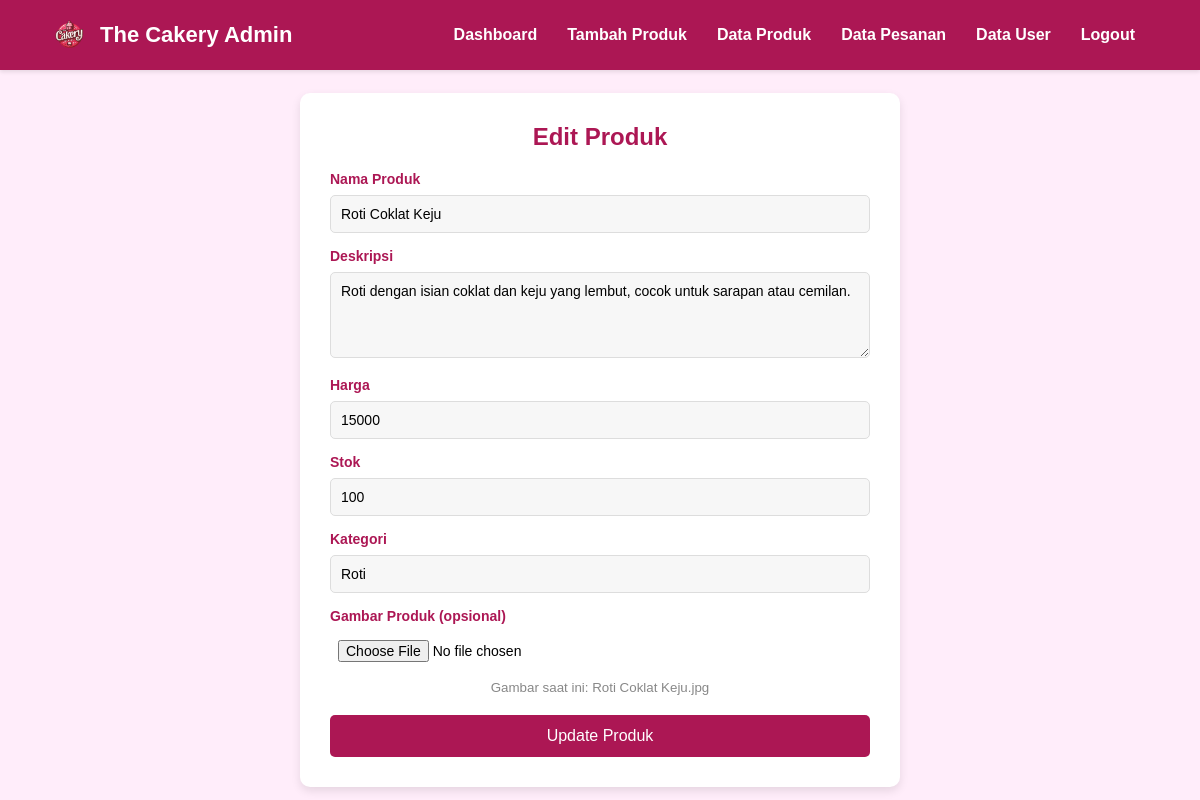
The page /admin/edit_produk.php?id=1 on the database its author committed.
### tables this page shows
CREATE TABLE `tb_produk` (
  `id` int(11) NOT NULL,
  `nama_produk` varchar(255) NOT NULL,
  `deskripsi` text NOT NULL,
  `harga` decimal(10,0) NOT NULL,
  `stok` int(11) NOT NULL,
  `gambar` varchar(255) NOT NULL,
  `kategori` varchar(100) NOT NULL,
  `crated_at` timestamp(6) NOT NULL DEFAULT current_timestamp(6) ON UPDATE current_timestamp(6)
);

### admin/edit_produk.php (the view, shortened to what this page needs)
<?php
include 'koneksi.php';
$id_produk = $_GET['id'];
$query = mysqli_query($koneksi, "SELECT * FROM tb_produk WHERE id = '$id_produk'");
$produk = mysqli_fetch_assoc($query);
?>
<!DOCTYPE html>
<html lang="id">
<head>
</head>
<body>
<?php include 'navmenu.php'; ?>
<div class="form-container">
    <h2>Edit Produk</h2>
    <form action="" method="POST" enctype="multipart/form-data">
        <label for="nama_produk">Nama Produk</label>
        <input type="text" name="nama_produk" id="nama_produk" value="<?php echo htmlspecialchars($produk['nama_produk']); ?>" required>
        <label for="deskripsi">Deskripsi</label>
        <textarea name="deskripsi" id="deskripsi" rows="4" required><?php echo htmlspecialchars($produk['deskripsi']); ?></textarea>
        <label for="harga">Harga</label>
        <input type="number" name="harga" id="harga" value="<?php echo $produk['harga']; ?>" required>
        <label for="stok">Stok</label>
        <input type="number" name="stok" id="stok" value="<?php echo $produk['stok']; ?>" required>
        <label for="kategori">Kategori</label>
        <input type="text" name="kategori" id="kategori" value="<?php echo htmlspecialchars($produk['kategori']); ?>" required>
        <label for="gambar">Gambar Produk (opsional)</label>
        <input type="file" name="gambar" id="gambar">
        <br><small>Gambar saat ini: <?php echo $produk['gambar']; ?></small>
        <button type="submit" name="update">Update Produk</button>
    </form>
</div>
</body>
</html>

### admin/edit_produk.php (style rules this page uses)
body { font-family: 'Arial', sans-serif; margin: 0; padding: 0; background-color: #FFEDFA; display: flex; justify-content: center; align-items: center; height: 100vh; }
.form-container { width: 100%; max-width: 600px; background: #fff; padding: 30px; border-radius: 10px; box-shadow: 0 4px 10px rgba(0, 0, 0, 0.1); text-align: left; }
h2 { text-align: center; color: #AC1754; margin-bottom: 20px; }
label { display: block; margin-top: 15px; font-weight: bold; color: #AC1754; font-size: 14px; }
input[type="text"], input[type="number"], textarea, input[type="file"] { width: 100%; padding: 10px; margin-top: 8px; border: 1px solid #ddd; border-radius: 5px; font-size: 14px; background-color: #f7f7f7; }
textarea { resize: vertical; }
button { margin-top: 20px; padding: 12px 24px; background-color: #AC1754; color: white; border: none; border-radius: 5px; cursor: pointer; width: 100%; font-size: 16px; transition: background-color 0.3s; }
small { display: block; text-align: center; margin-top: 10px; color: #888; }
.form-container input[type="file"] { border: none; padding: 8px; background-color: transparent; }
.form-container label[for="gambar"] { font-size: 14px; }

### admin/navmenu.php (style rules this page uses)
* { margin: 0; padding: 0; box-sizing: border-box; font-family: 'Arial', sans-serif; }
body { background-color: #FFEDFA; padding: 100px 20px 20px; }

### rows shown on the page
tb_produk: nama_produk "Roti Coklat Keju", deskripsi "Roti dengan isian coklat dan keju yang lembut, cocok untuk sarapan atau cemilan.", harga "15000", stok "100", kategori "Roti", gambar "Roti Coklat Keju.jpg"
